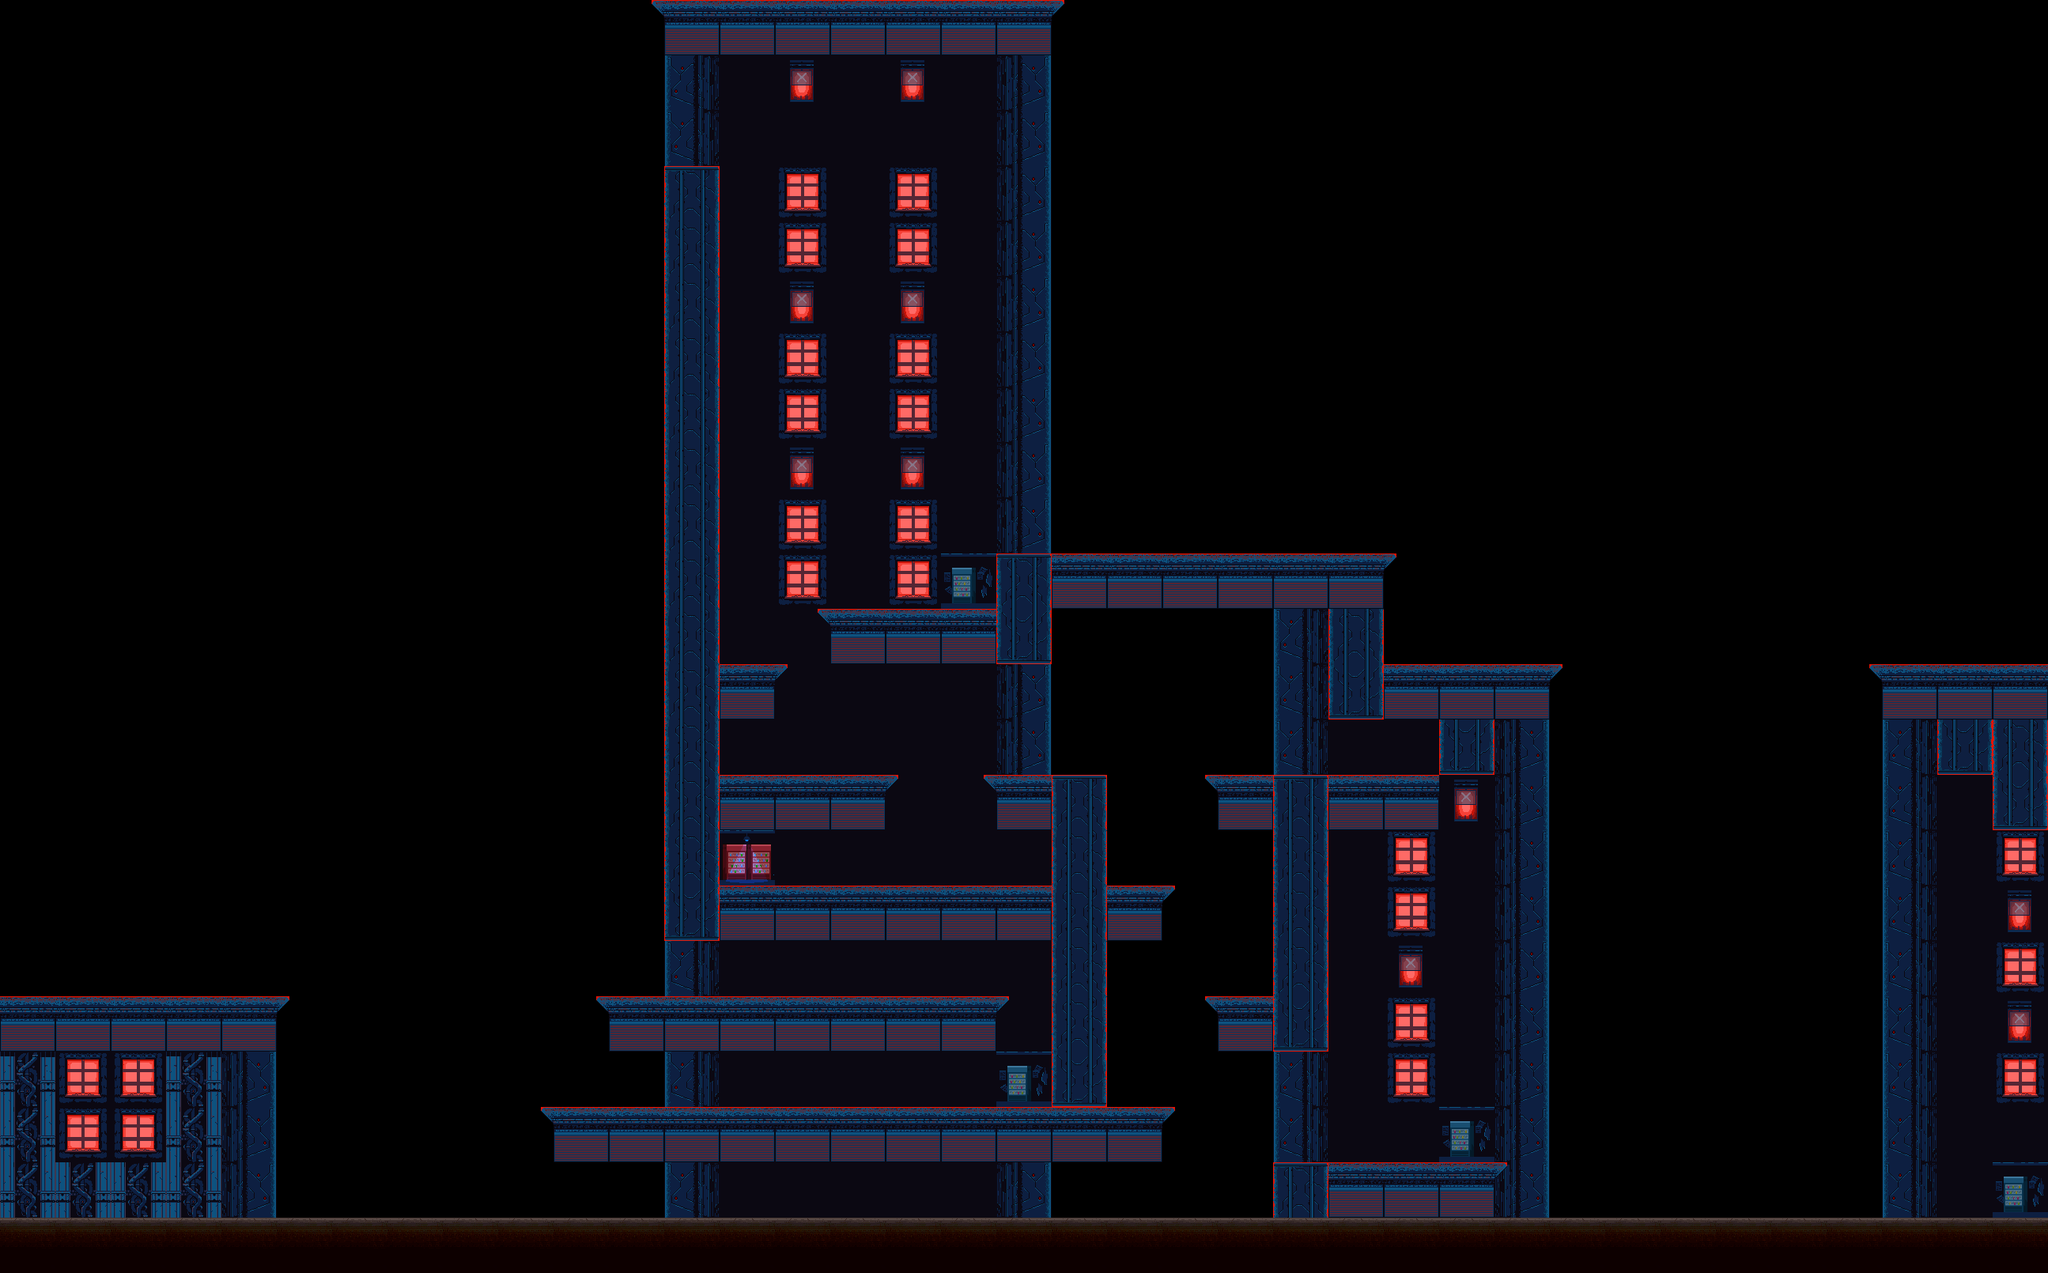

This is a level from a 2D game, rendered from its Tiled map with the project's own tilesets. A one-line summary and the complete map file follow:
An orthogonal 37x23 tile map with 70x70 px tiles, 3 tile layers (Ground, Background, Acc), 3 tilesets.

<map version="1.5" tiledversion="1.6.0" orientation="orthogonal" renderorder="right-down" width="37" height="23" tilewidth="70" tileheight="70" infinite="0" nextlayerid="4" nextobjectid="1">
 <editorsettings>
  <export target="Level4.json" format="json" />
 </editorsettings>
 <tileset firstgid="1" name="TilesR" tilewidth="70" tileheight="70" tilecount="35" columns="5">
  <image source="TilesR.png" trans="000000" width="351" height="490" />
 </tileset>
 <tileset firstgid="36" name="TilesR" tilewidth="70" tileheight="70" tilecount="35" columns="5">
  <image source="TilesR.png" trans="000000" width="351" height="490" />
 </tileset>
 <tileset firstgid="71" name="TilesR" tilewidth="70" tileheight="70" tilecount="35" columns="5">
  <image source="TilesR.png" trans="000000" width="351" height="490" />
 </tileset>
 <layer id="1" name="Ground" width="37" height="23">
  <data encoding="csv">
0,0,0,0,0,0,0,0,0,0,0,0,42,42,42,42,42,42,42,0,0,0,0,0,0,0,0,0,0,0,0,0,0,0,0,0,0,
0,0,0,0,0,0,0,0,0,0,0,0,0,0,0,0,0,0,0,0,0,0,0,0,0,0,0,0,0,0,0,0,0,0,0,0,0,
0,0,0,0,0,0,0,0,0,0,0,0,0,0,0,0,0,0,0,0,0,0,0,0,0,0,0,0,0,0,0,0,0,0,0,0,0,
0,0,0,0,0,0,0,0,0,0,0,0,40,0,0,0,0,0,0,0,0,0,0,0,0,0,0,0,0,0,0,0,0,0,0,0,0,
0,0,0,0,0,0,0,0,0,0,0,0,45,0,0,0,0,0,0,0,0,0,0,0,0,0,0,0,0,0,0,0,0,0,0,0,0,
0,0,0,0,0,0,0,0,0,0,0,0,45,0,0,0,0,0,0,0,0,0,0,0,0,0,0,0,0,0,0,0,0,0,0,0,0,
0,0,0,0,0,0,0,0,0,0,0,0,45,0,0,0,0,0,0,0,0,0,0,0,0,0,0,0,0,0,0,0,0,0,0,0,0,
0,0,0,0,0,0,0,0,0,0,0,0,45,0,0,0,0,0,0,0,0,0,0,0,0,0,0,0,0,0,0,0,0,0,0,0,0,
0,0,0,0,0,0,0,0,0,0,0,0,45,0,0,0,0,0,0,0,0,0,0,0,0,0,0,0,0,0,0,0,0,0,0,0,0,
0,0,0,0,0,0,0,0,0,0,0,0,45,0,0,0,0,0,0,0,0,0,0,0,0,0,0,0,0,0,0,0,0,0,0,0,0,
0,0,0,0,0,0,0,0,0,0,0,0,45,0,0,0,0,0,40,7,7,7,7,7,7,0,0,0,0,0,0,0,0,0,0,0,0,
0,0,0,0,0,0,0,0,0,0,0,0,45,0,0,7,7,7,1073741864,0,0,0,0,0,45,0,0,0,0,0,0,0,0,0,0,0,0,
0,0,0,0,0,0,0,0,0,0,0,0,45,7,0,0,0,0,0,0,0,0,0,0,1073741864,7,7,7,0,0,0,0,0,0,7,7,7,
0,0,0,0,0,0,0,0,0,0,0,0,45,0,0,0,0,0,0,0,0,0,0,0,0,0,1073741864,0,0,0,0,0,0,0,0,15,15,
0,0,0,0,0,0,0,0,0,0,0,0,45,7,7,7,0,0,7,40,0,0,7,40,7,7,0,0,0,0,0,0,0,0,0,0,15,
0,0,0,0,0,0,0,0,0,0,0,0,45,0,0,0,0,0,0,45,0,0,0,45,0,0,0,0,0,0,0,0,0,0,0,0,0,
0,0,0,0,0,0,0,0,0,0,0,0,1073741864,7,7,7,7,7,7,45,7,0,0,45,0,0,0,0,0,0,0,0,0,0,0,0,0,
0,0,0,0,0,0,0,0,0,0,0,0,0,0,0,0,0,0,0,45,0,0,0,45,0,0,0,0,0,0,0,0,0,0,0,0,0,
7,7,7,7,17,0,0,0,0,0,0,7,7,7,7,7,7,7,0,45,0,0,7,1073741864,0,0,0,0,0,0,0,0,0,0,0,0,0,
14,13,13,14,17,0,0,0,0,0,0,0,0,0,0,0,0,0,0,1073741864,0,0,0,0,0,0,0,0,0,0,0,0,0,0,0,0,0,
9,13,13,9,17,0,0,0,0,0,7,7,7,7,7,7,7,7,7,7,7,0,0,0,0,0,0,0,0,0,0,0,0,0,0,0,0,
9,9,9,9,17,0,0,0,0,0,0,0,0,0,0,0,0,0,0,0,0,0,0,40,7,7,7,0,0,0,0,0,0,0,0,0,0,
12,12,12,12,12,12,12,12,12,12,12,12,12,12,12,12,12,12,12,12,12,12,12,12,12,12,12,12,12,12,12,12,12,12,12,12,12
</data>
 </layer>
 <layer id="2" name="Background" width="37" height="23">
  <data encoding="csv">
0,0,0,0,0,0,0,0,0,0,0,0,0,0,0,0,0,0,0,0,0,0,0,0,0,0,0,0,0,0,0,0,0,0,0,0,0,
0,0,0,0,0,0,0,0,0,0,0,0,57,2,19,2,19,2,52,0,0,0,0,0,0,0,0,0,0,0,0,0,0,0,0,0,0,
0,0,0,0,0,0,0,0,0,0,0,0,57,2,2,2,2,2,52,0,0,0,0,0,0,0,0,0,0,0,0,0,0,0,0,0,0,
0,0,0,0,0,0,0,0,0,0,0,0,0,2,13,2,13,2,52,0,0,0,0,0,0,0,0,0,0,0,0,0,0,0,0,0,0,
0,0,0,0,0,0,0,0,0,0,0,0,0,2,13,2,13,2,52,0,0,0,0,0,0,0,0,0,0,0,0,0,0,0,0,0,0,
0,0,0,0,0,0,0,0,0,0,0,0,0,2,19,2,19,2,52,0,0,0,0,0,0,0,0,0,0,0,0,0,0,0,0,0,0,
0,0,0,0,0,0,0,0,0,0,0,0,0,2,13,2,13,2,52,0,0,0,0,0,0,0,0,0,0,0,0,0,0,0,0,0,0,
0,0,0,0,0,0,0,0,0,0,0,0,0,2,13,2,13,2,52,0,0,0,0,0,0,0,0,0,0,0,0,0,0,0,0,0,0,
0,0,0,0,0,0,0,0,0,0,0,0,0,2,19,2,19,2,52,0,0,0,0,0,0,0,0,0,0,0,0,0,0,0,0,0,0,
0,0,0,0,0,0,0,0,0,0,0,0,0,2,13,2,13,2,52,0,0,0,0,0,0,0,0,0,0,0,0,0,0,0,0,0,0,
0,0,0,0,0,0,0,0,0,0,0,0,0,2,13,2,13,20,0,0,0,0,0,0,0,0,0,0,0,0,0,0,0,0,0,0,0,
0,0,0,0,0,0,0,0,0,0,0,0,0,2,2,0,0,0,0,0,0,0,0,57,0,0,0,0,0,0,0,0,0,0,0,0,0,
0,0,0,0,0,0,0,0,0,0,0,0,0,0,2,2,2,2,52,0,0,0,0,57,0,0,0,0,0,0,0,0,0,0,0,0,0,
0,0,0,0,0,0,0,0,0,0,0,0,0,2,2,2,2,2,52,0,0,0,0,57,2,2,0,52,0,0,0,0,0,0,57,1073741864,45,
0,0,0,0,0,0,0,0,0,0,0,0,0,0,0,0,2,2,0,0,0,0,0,0,0,0,19,52,0,0,0,0,0,0,57,2,1073741864,
0,0,0,0,0,0,0,0,0,0,0,0,0,18,2,2,2,2,2,0,0,0,0,0,2,13,2,52,0,0,0,0,0,0,57,2,13,
0,0,0,0,0,0,0,0,0,0,0,0,0,0,0,0,0,0,0,0,0,0,0,0,2,13,2,52,0,0,0,0,0,0,57,2,19,
0,0,0,0,0,0,0,0,0,0,0,0,57,2,2,2,2,2,2,0,0,0,0,0,2,19,2,52,0,0,0,0,0,0,57,2,13,
0,0,0,0,0,0,0,0,0,0,0,0,0,0,0,0,0,0,2,0,0,0,0,0,2,13,2,52,0,0,0,0,0,0,57,2,19,
0,0,0,0,0,0,0,0,0,0,0,0,57,2,2,2,2,2,20,0,0,0,0,57,2,13,2,52,0,0,0,0,0,0,57,2,13,
0,0,0,0,0,0,0,0,0,0,0,0,0,0,0,0,0,0,0,0,0,0,0,57,2,2,20,52,0,0,0,0,0,0,57,2,2,
0,0,0,0,0,0,0,0,0,0,0,0,57,2,2,2,2,2,52,0,0,0,0,0,0,0,0,52,0,0,0,0,0,0,57,2,20,
64,64,64,64,64,64,64,64,64,64,64,64,64,64,64,64,64,64,64,64,64,64,64,64,64,64,64,64,64,64,64,64,64,64,64,64,64
</data>
 </layer>
 <layer id="3" name="Acc" width="37" height="23">
  <data encoding="csv">
0,0,0,0,0,0,0,0,0,0,0,41,0,0,0,0,0,0,0,43,0,0,0,0,0,0,0,0,0,0,0,0,0,0,0,0,0,
0,0,0,0,0,0,0,0,0,0,0,0,0,0,0,0,0,0,0,0,0,0,0,0,0,0,0,0,0,0,0,0,0,0,0,0,0,
0,0,0,0,0,0,0,0,0,0,0,0,0,0,0,0,0,0,0,0,0,0,0,0,0,0,0,0,0,0,0,0,0,0,0,0,0,
0,0,0,0,0,0,0,0,0,0,0,0,0,0,0,0,0,0,0,0,0,0,0,0,0,0,0,0,0,0,0,0,0,0,0,0,0,
0,0,0,0,0,0,0,0,0,0,0,0,0,0,0,0,0,0,0,0,0,0,0,0,0,0,0,0,0,0,0,0,0,0,0,0,0,
0,0,0,0,0,0,0,0,0,0,0,0,0,0,0,0,0,0,0,0,0,0,0,0,0,0,0,0,0,0,0,0,0,0,0,0,0,
0,0,0,0,0,0,0,0,0,0,0,0,0,0,0,0,0,0,0,0,0,0,0,0,0,0,0,0,0,0,0,0,0,0,0,0,0,
0,0,0,0,0,0,0,0,0,0,0,0,0,0,0,0,0,0,0,0,0,0,0,0,0,0,0,0,0,0,0,0,0,0,0,0,0,
0,0,0,0,0,0,0,0,0,0,0,0,0,0,0,0,0,0,0,0,0,0,0,0,0,0,0,0,0,0,0,0,0,0,0,0,0,
0,0,0,0,0,0,0,0,0,0,0,0,0,0,0,0,0,0,0,0,0,0,0,0,0,0,0,0,0,0,0,0,0,0,0,0,0,
0,0,0,0,0,0,0,0,0,0,0,0,0,0,0,0,0,0,0,0,0,0,0,0,0,43,0,0,0,0,0,0,0,0,0,0,0,
0,0,0,0,0,0,0,0,0,0,0,0,0,0,6,0,0,0,0,0,0,0,0,0,0,0,0,0,0,0,0,0,0,0,0,0,0,
0,0,0,0,0,0,0,0,0,0,0,0,0,0,8,0,0,0,0,0,0,0,0,0,0,0,0,0,8,0,0,0,0,6,0,0,0,
0,0,0,0,0,0,0,0,0,0,0,0,0,0,0,0,0,0,0,0,0,0,0,0,0,0,0,0,0,0,0,0,0,0,0,0,0,
0,0,0,0,0,0,0,0,0,0,0,0,0,0,0,0,8,6,0,0,0,6,0,0,0,0,0,0,0,0,0,0,0,0,0,0,0,
0,0,0,0,0,0,0,0,0,0,0,0,0,0,0,0,0,0,0,0,0,0,0,0,0,0,0,0,0,0,0,0,0,0,0,0,0,
0,0,0,0,0,0,0,0,0,0,0,0,0,0,0,0,0,0,0,0,0,8,0,0,0,0,0,0,0,0,0,0,0,0,0,0,0,
0,0,0,0,0,0,0,0,0,0,0,0,0,0,0,0,0,0,0,0,0,0,0,0,0,0,0,0,0,0,0,0,0,0,0,0,0,
0,0,0,0,7,8,0,0,0,0,6,0,0,0,0,0,0,0,8,0,0,6,0,0,0,0,0,0,0,0,0,0,0,0,0,0,0,
0,0,0,0,0,0,0,0,0,0,0,0,0,0,0,0,0,0,0,0,0,0,0,0,0,0,0,0,0,0,0,0,0,0,0,0,0,
0,0,0,0,0,0,0,0,0,6,0,0,0,0,0,0,0,0,0,0,0,8,0,0,0,0,0,0,0,0,0,0,0,0,0,0,0,
0,0,0,0,0,0,0,0,0,0,0,0,0,0,0,0,0,0,0,0,0,0,0,0,0,0,0,8,0,0,0,0,0,0,0,0,0,
0,0,0,0,0,0,0,0,0,0,0,0,0,0,0,0,0,0,0,0,0,0,0,0,0,0,0,0,0,0,0,0,0,0,0,0,0
</data>
 </layer>
</map>
